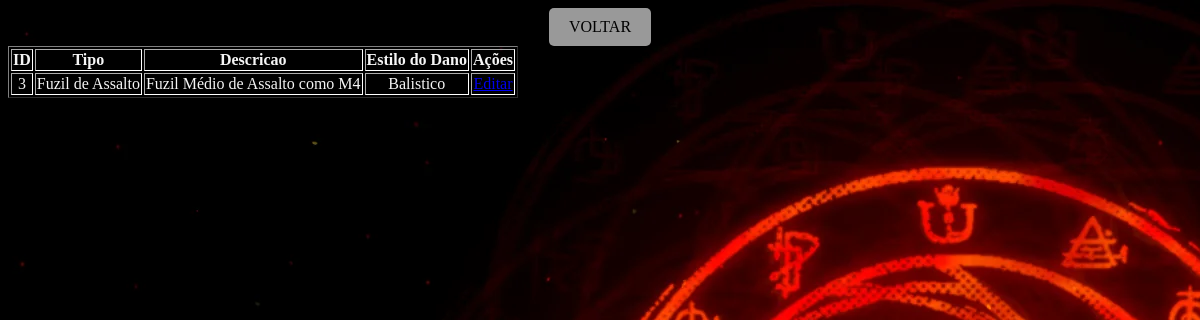
The page /armamento_descricao.php?id=3 on the database its author committed.
### tables this page shows
CREATE TABLE DescricaoArmamento(
	ID int,
    Tipo VARCHAR(100),
    Descricao VARCHAR(200),
    EstiloDano VARCHAR(50),
    FOREIGN KEY (ID) REFERENCES Armamentos(ID)
);

### armamento_descricao.php (the view, shortened to what this page needs)
<html>
<head>
    <link href="styles.css" rel="stylesheet">
</head>
<body>
<a id="Botao2" href="armamentos.php">VOLTAR</a>
<?php
    include("connection.php");
    $id = $_GET["id"];
    $sql = "SELECT ID, Tipo, Descricao, EstiloDano FROM DescricaoArmamento WHERE ID = $id";
    $result = $conn->query($sql);
    if ($result->num_rows > 0) {
        echo "<table border='1'>";
        echo "<tr><th>ID</th><th>Tipo</th><th>Descricao</th><th>Estilo do Dano</th><th>Ações</th></tr>";
        while ($row = $result->fetch_assoc()) {
            echo "<tr>";
            echo "<td>{$row['ID']}</td>";
            echo "<td>{$row['Tipo']}</td>";
            echo "<td>{$row['Descricao']}</td>";
            echo "<td>{$row['EstiloDano']}</td>";
            echo "<td><a href='armamento_descricao_edit.php?id={$row['ID']}'>Editar</a></td>";
            echo "</tr>";
        }
        echo "</table>";
    } else {
        echo "Nenhum resultado encontrado para o ID fornecido.";
    }
?>
</body>
</html>

### styles.css (style rules this page uses)
body { background-image: url(wallpaper.png); background-color: black; text-align: center; }
#Botao2 { display: inline-block; padding: 10px 20px; text-decoration: none; background-color: rgba(245, 245, 245, 0.623); color: black; border-radius: 5px; }
table tr { border: white 1px solid; text-align: center; color: whitesmoke; }

### rows shown on the page
descricaoarmamento: ID "3", Tipo "Fuzil de Assalto", Descricao "Fuzil Médio de Assalto como M4", EstiloDano "Balistico"
